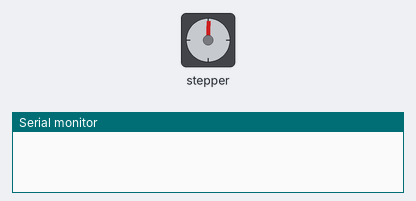
The sketch below on a simulated Arduino Uno, built with avr-gcc and run on an emulated ATmega328P. Shown: stepper motor, the last lines printed to the serial monitor. Stepper angles assume 200 steps per turn.

Above: at 0.1 s.
At 4.2 s:
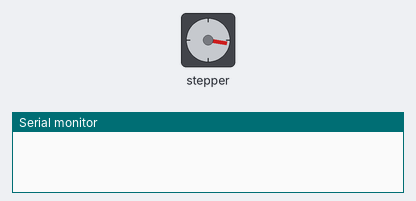
At 12.3 s:
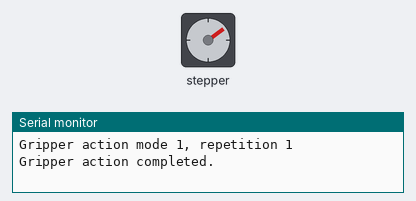
At 25.4 s:
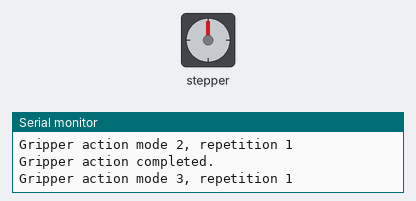
Timing chart, 0 to 26.9 s (numbered marks = the images above):
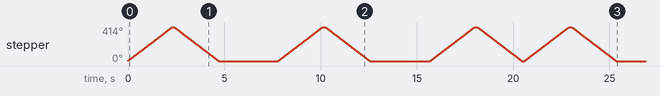

The sketch:

round.ino
```cpp
#include <Stepper.h>

// Set the steps per revolution for your motor (verify with datasheet)
const int stepsPerRevolution = 200;

// Initialize the stepper motor (pins: 32, 33, 34, 35)
Stepper stepper_rotational(stepsPerRevolution, 32, 33, 34, 35);

void setup() {
  // Set motor speed in RPM
  stepper_rotational.setSpeed(30);

  // Initialize serial communication for debugging
  Serial.begin(9600);

  // Test gripper action with different scenarios
  gripperAction(1); // One time with delay 85
  delay(3000);
  gripperAction(2); // One time with delay 130
  delay(3000);
  gripperAction(3); // Two times with delay 130
}

void loop() {
  // Continuously call the function as needed
}

// Function to perform the gripper action based on the input mode
void gripperAction(int mode) {
  int steps = 230;     // Fixed steps for movement
  int delayTime = 85;  // Default delay time

  // Adjust delay and repetitions based on the mode
  int repetitions = 1; // Default repetitions
  if (mode == 2) {
    delayTime = 130; // Longer delay
  } else if (mode == 3) {
    delayTime = 130; // Longer delay
    repetitions = 2; // Perform action twice
  }

  // Execute the action based on repetitions
  for (int i = 0; i < repetitions; i++) {
    // Move forward to release salt
    stepper_rotational.step(steps);
    delay(delayTime);

    // Move backward to return to the initial position
    stepper_rotational.step(-steps);
    delay(delayTime);

    // Debugging output for each repetition
    Serial.print("Gripper action mode ");
    Serial.print(mode);
    Serial.print(", repetition ");
    Serial.println(i + 1);
  }
  // Debugging output after completion
  Serial.println("Gripper action completed.");
}
```
